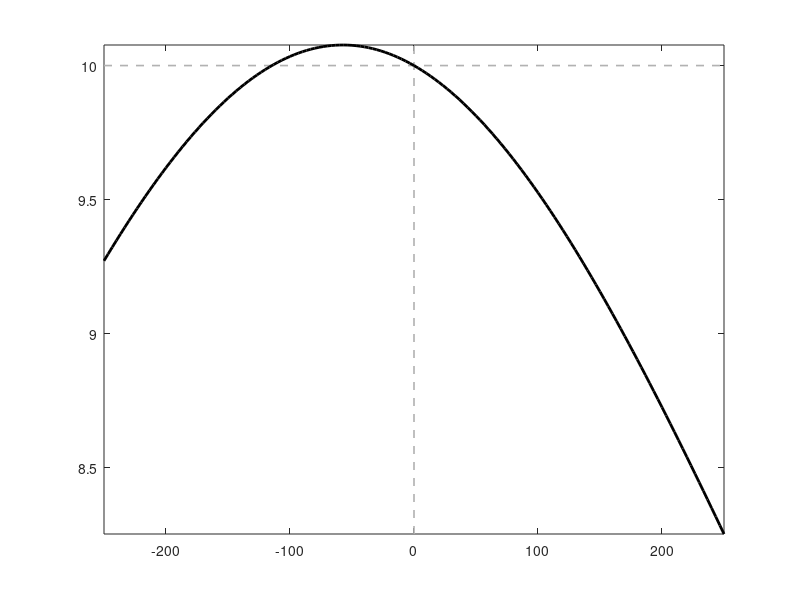

This figure's MATLAB source: (Note: this script raises an error after producing the figure.)
close all

% Often, eye trackers report gaze position as a location on the screen.
% When converting this position to an eye orientation, this position is
% first transformed to a distance from a reference position and this
% on-screen distance is then transformed to an eye orientation using
% trigonometry. This calculation has the assumptions that 1) the reference
% position is right in front of the eye and 2) that the axis from the eye
% to the reference position is perpendicular to the screen orientation.
% These assumptions in practice often do not hold, for instance because the
% reference position is not right ahead of the eye but shifted vertically,
% or because the screen is tilted around a horizontal axis. With this
% simulation we calculate the error that violation of either of these
% assumptions introduces in the computed gaze angle.
%
% We perform this simulation in 1D (imagine vertical) as that is
% sufficient to illustrate the magnitude of errors introduced.
%
% What we compute is the following. We take a fixed on-screen gaze position
% on the screen as indicated by an eye tracker. The position corresponds to
% a 10 deg gaze angle with respect to the reference position (screen
% center) if the assumptions hold, i.e., the eye is positioned right in
% front of the reference position and the screen is not tilted. We then
% either shift or tilt the screen and compute what the required _actual_
% gaze angle is that would produce the same on-screen gaze position. The
% difference between the gaze angle that would be computed given the screen
% position (always 10 deg) and the actual gaze position that would produce
% this gaze position is the error due to violation of the given assumption.


screenDistance = 650;   % the screen is positioned 650 mm aways from the eye
gazeDirection = 10;     % the gaze direction is 10 deg below the reference position on the screen

shiftRange = 250;       % the screen is shifted vertically by up to 200 mm
tiltRange = 45;         % the screen is titled along a horizontal axis by up to 45 degrees

nstep = 151;

% compute the gazePosition on the screen w.r.t. the reference position if
% the assumptions hold
gazePosition = screenDistance*tand(gazeDirection);


% When the screen is shifted, compute the gaze rotation from the reference
% position that yields the same on-screen gaze position
shifts = linspace(-shiftRange,shiftRange,nstep);
shiftAngles = atand((gazePosition+shifts)/screenDistance)-atand(shifts/screenDistance);


% when the screen is tilted, compute the gaze rotation from the reference
% position that yields the same on-screen gaze position
tilts = linspace(-tiltRange,tiltRange,nstep);
viewingDistance = sqrt(screenDistance^2+gazePosition^2-2*screenDistance*gazePosition*cosd(90+tilts));   % length of gazeVector to screen, using law of cosines
tiltAngles = asind(gazePosition*sind(90+tilts)./viewingDistance);   % using law of sines


% plot actual gaze directions when the screen is shifted
figure
plot(shifts([1 end]),gazeDirection*[1 1],'Color',[.7 .7 .7],'LineStyle','--','LineWidth',1.2)
hold on
plot([0 0],[min(shiftAngles) max(shiftAngles)],'Color',[.7 .7 .7],'LineStyle','--','LineWidth',1.2)
plot(shifts,shiftAngles,'k','LineWidth',2)
axis tight
ax = gca;
ax.YAxis.TickLabelFormat = '%.1f';
box off
ax.XLabel.FontSize = 16;
ax.XRuler.FontSize = 13;
ax.YLabel.FontSize = 16;
ax.YRuler.FontSize = 13;
xlabel('Screen shift (mm)')
ylabel('Actual gaze angle (deg)')

% illustrate the geometry of the two extreme cases and the case when the
% assumption holds
figure
screen = 150;
subplot(3,1,1), hold on, axis ij
s = 1;
title(sprintf('screen shift = %d mm',shifts(s)))
plot(0,0,'ko')
plot(screenDistance*[1 1],[-screen screen]+shifts(s),'k-')
plot([0 screenDistance],[0 shifts(s)],'b-')
plot(screenDistance*[1 1],[0 gazePosition]+shifts(s),'c-')
plot(screenDistance,gazePosition+shifts(s),'ro')
plot([0 screenDistance],[0 gazePosition+shifts(s)],'r-')
xlim([0 screenDistance])
ylim([-screen+min(shifts) screen+max(shifts)])

subplot(3,1,2), hold on, axis ij
s = ceil(length(shifts)/2);
title(sprintf('screen shift = %d mm',shifts(s)))
plot(0,0,'ko')
plot(screenDistance*[1 1],[-screen screen]+shifts(s),'k-')
plot([0 screenDistance],[0 shifts(s)],'b-')
plot(screenDistance*[1 1],[0 gazePosition]+shifts(s),'c-')
plot(screenDistance,gazePosition+shifts(s),'ro')
plot([0 screenDistance],[0 gazePosition+shifts(s)],'r-')
xlim([0 screenDistance])
ylim([-screen+min(shifts) screen+max(shifts)])

subplot(3,1,3), hold on, axis ij
s = length(shifts);
title(sprintf('screen shift = %d mm',shifts(s)))
plot(0,0,'ko')
plot(screenDistance*[1 1],[-screen screen]+shifts(s),'k-')
plot([0 screenDistance],[0 shifts(s)],'b-')
plot(screenDistance*[1 1],[0 gazePosition]+shifts(s),'c-')
plot(screenDistance,gazePosition+shifts(s),'ro')
plot([0 screenDistance],[0 gazePosition+shifts(s)],'r-')
xlim([0 screenDistance])
ylim([-screen+min(shifts) screen+max(shifts)])


% plot actual gaze directions when the screen is tilted
figure
plot(tilts([1 end]),gazeDirection*[1 1],'Color',[.7 .7 .7],'LineStyle','--','LineWidth',1.2)
hold on
plot([0 0],[min(tiltAngles) max(tiltAngles)],'Color',[.7 .7 .7],'LineStyle','--','LineWidth',1.2)
plot(tilts,tiltAngles,'k','LineWidth',2)
axis tight
ax = gca;
ax.YAxis.TickLabelFormat = '%.1f';
box off
ax.XLabel.FontSize = 16;
ax.XRuler.FontSize = 13;
ax.YLabel.FontSize = 16;
ax.YRuler.FontSize = 13;
xlabel('Screen tilt (deg)')
ylabel('Actual gaze angle (deg)')

% illustrate the geometry of the two extreme cases and the case when the
% assumption holds
figure
subplot(3,1,1), hold on, axis ij
s = 1;
title(sprintf('screen tilt = %d deg',tilts(s)))
plot(0,0,'ko')
plot(screenDistance+[-1 1]*screen*sind(tilts(s)), [-1 1]*screen*cosd(tilts(s)), 'k-')
plot(screenDistance+gazePosition*sind(tilts(s)),gazePosition*cosd(tilts(s)),'ro')
plot([0 screenDistance+gazePosition*sind(tilts(s))],[0 gazePosition*cosd(tilts(s))],'r-')
plot([0 screenDistance],[0 0],'b-')
plot(screenDistance+[0 gazePosition*sind(tilts(s))],[0 gazePosition*cosd(tilts(s))],'c-')
ylim([-1 1]*screen);
xlim([0 screenDistance+screen*sind(tiltRange)])

subplot(3,1,2), hold on, axis ij
s = ceil(length(shifts)/2);
title(sprintf('screen tilt = %d deg',tilts(s)))
plot(0,0,'ko')
plot(screenDistance+[-1 1]*screen*sind(tilts(s)), [-1 1]*screen*cosd(tilts(s)), 'k-')
plot(screenDistance+gazePosition*sind(tilts(s)),gazePosition*cosd(tilts(s)),'ro')
plot([0 screenDistance+gazePosition*sind(tilts(s))],[0 gazePosition*cosd(tilts(s))],'r-')
plot([0 screenDistance],[0 0],'b-')
plot(screenDistance+[0 gazePosition*sind(tilts(s))],[0 gazePosition*cosd(tilts(s))],'c-')
ylim([-1 1]*screen);
xlim([0 screenDistance+screen*sind(tiltRange)])

subplot(3,1,3), hold on, axis ij
s = length(shifts);
title(sprintf('screen tilt = %d deg',tilts(s)))
plot(0,0,'ko')
plot(screenDistance+[-1 1]*screen*sind(tilts(s)), [-1 1]*screen*cosd(tilts(s)), 'k-')
plot(screenDistance+gazePosition*sind(tilts(s)),gazePosition*cosd(tilts(s)),'ro')
plot([0 screenDistance+gazePosition*sind(tilts(s))],[0 gazePosition*cosd(tilts(s))],'r-')
plot([0 screenDistance],[0 0],'b-')
plot(screenDistance+[0 gazePosition*sind(tilts(s))],[0 gazePosition*cosd(tilts(s))],'c-')
ylim([-1 1]*screen);
xlim([0 screenDistance+screen*sind(tiltRange)])
